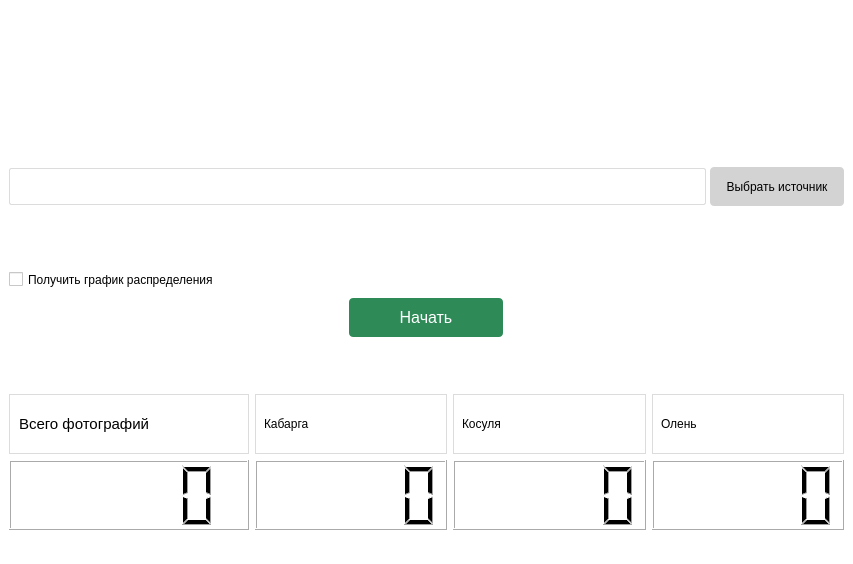
<?xml version="1.0" encoding="UTF-8"?>
<ui version="4.0">
 <class>MainWindow</class>
 <widget class="QMainWindow" name="MainWindow">
  <property name="geometry">
   <rect>
    <x>0</x>
    <y>0</y>
    <width>853</width>
    <height>564</height>
   </rect>
  </property>
  <property name="windowTitle">
   <string>MainWindow</string>
  </property>
  <property name="styleSheet">
   <string notr="true"/>
  </property>
  <widget class="QWidget" name="centralwidget">
   <property name="styleSheet">
    <string notr="true">background-color: white;
color: black;</string>
   </property>
   <layout class="QVBoxLayout" name="verticalLayout_3">
    <item alignment="Qt::AlignHCenter">
     <widget class="QLabel" name="label">
      <property name="maximumSize">
       <size>
        <width>90</width>
        <height>90</height>
       </size>
      </property>
      <property name="text">
       <string/>
      </property>
      <property name="pixmap">
       <pixmap>../Downloads/Министерство_природных_ресурсов_и_экологии_Российской_Федерации__Минприроды_России_-removebg-preview.png</pixmap>
      </property>
      <property name="scaledContents">
       <bool>true</bool>
      </property>
     </widget>
    </item>
    <item>
     <layout class="QVBoxLayout" name="verticalLayout">
      <property name="spacing">
       <number>4</number>
      </property>
      <item>
       <layout class="QHBoxLayout" name="horizontalLayout">
        <item>
         <widget class="QLineEdit" name="path_line">
          <property name="styleSheet">
           <string notr="true">border-radius: 2px;
padding:5px;
border: 1px solid #DCDCDC;
min-height: 25px;
margin-top: 20px
</string>
          </property>
          <property name="text">
           <string/>
          </property>
         </widget>
        </item>
        <item>
         <widget class="QPushButton" name="select_path">
          <property name="styleSheet">
           <string notr="true">background-color: #D3D3D3;
padding: 7px;
border-radius: 4px;
min-width: 120px;
min-height: 25px;
margin-top: 20px</string>
          </property>
          <property name="text">
           <string>Выбрать источник</string>
          </property>
         </widget>
        </item>
       </layout>
      </item>
      <item>
       <widget class="QLabel" name="info">
        <property name="maximumSize">
         <size>
          <width>16777215</width>
          <height>30</height>
         </size>
        </property>
        <property name="styleSheet">
         <string notr="true">color: #696969;</string>
        </property>
        <property name="text">
         <string/>
        </property>
       </widget>
      </item>
     </layout>
    </item>
    <item>
     <layout class="QVBoxLayout" name="verticalLayout_2">
      <property name="sizeConstraint">
       <enum>QLayout::SetDefaultConstraint</enum>
      </property>
      <item>
       <widget class="QCheckBox" name="b_grafic">
        <property name="enabled">
         <bool>true</bool>
        </property>
        <property name="minimumSize">
         <size>
          <width>0</width>
          <height>21</height>
         </size>
        </property>
        <property name="maximumSize">
         <size>
          <width>16777215</width>
          <height>25</height>
         </size>
        </property>
        <property name="text">
         <string>Получить график распределения</string>
        </property>
       </widget>
      </item>
      <item alignment="Qt::AlignHCenter">
       <widget class="QPushButton" name="strart_b">
        <property name="sizePolicy">
         <sizepolicy hsizetype="Preferred" vsizetype="Preferred">
          <horstretch>0</horstretch>
          <verstretch>0</verstretch>
         </sizepolicy>
        </property>
        <property name="minimumSize">
         <size>
          <width>154</width>
          <height>69</height>
         </size>
        </property>
        <property name="maximumSize">
         <size>
          <width>140</width>
          <height>69</height>
         </size>
        </property>
        <property name="layoutDirection">
         <enum>Qt::LeftToRight</enum>
        </property>
        <property name="autoFillBackground">
         <bool>false</bool>
        </property>
        <property name="styleSheet">
         <string notr="true">background-color: #2E8B57;
padding: 7px;
border-radius: 4px;
min-width: 140px;
min-height: 25px;
margin-bottom: 30px;
color: white;
font-size: 16px;
</string>
        </property>
        <property name="text">
         <string>Начать</string>
        </property>
        <property name="autoDefault">
         <bool>false</bool>
        </property>
        <property name="default">
         <bool>false</bool>
        </property>
       </widget>
      </item>
     </layout>
    </item>
    <item>
     <layout class="QHBoxLayout" name="horizontalLayout_2">
      <item>
       <layout class="QGridLayout" name="gridLayout_2">
        <item row="0" column="0">
         <widget class="QLabel" name="label_8">
          <property name="maximumSize">
           <size>
            <width>240</width>
            <height>60</height>
           </size>
          </property>
          <property name="styleSheet">
           <string notr="true">border: 1px solid #DCDCDC;
padding: 0 5px 0 5px;
min-height: 45px;
max-height::65px;
height: 40px;
min-width: 140px;
max-width::300px;
font-size: 15px;
</string>
          </property>
          <property name="text">
           <string>Всего фотографий</string>
          </property>
         </widget>
        </item>
        <item row="1" column="0">
         <widget class="QLCDNumber" name="All">
          <property name="maximumSize">
           <size>
            <width>240</width>
            <height>100</height>
           </size>
          </property>
          <property name="styleSheet">
           <string notr="true">min-height: 45px;
max-height::65px;
height: 40px;
min-width: 140px;
max-width::300px;</string>
          </property>
         </widget>
        </item>
       </layout>
      </item>
      <item>
       <layout class="QGridLayout" name="gridLayout">
        <item row="2" column="1">
         <widget class="QLCDNumber" name="Kos">
          <property name="maximumSize">
           <size>
            <width>240</width>
            <height>100</height>
           </size>
          </property>
         </widget>
        </item>
        <item row="2" column="0">
         <widget class="QLCDNumber" name="Kab">
          <property name="minimumSize">
           <size>
            <width>0</width>
            <height>20</height>
           </size>
          </property>
          <property name="maximumSize">
           <size>
            <width>240</width>
            <height>70</height>
           </size>
          </property>
         </widget>
        </item>
        <item row="1" column="1">
         <widget class="QLabel" name="l_Kos">
          <property name="maximumSize">
           <size>
            <width>240</width>
            <height>60</height>
           </size>
          </property>
          <property name="styleSheet">
           <string notr="true">border: 1px solid #DCDCDC;
padding: 0 0 0 5px;</string>
          </property>
          <property name="text">
           <string>Косуля</string>
          </property>
         </widget>
        </item>
        <item row="2" column="2">
         <widget class="QLCDNumber" name="Ole">
          <property name="maximumSize">
           <size>
            <width>240</width>
            <height>100</height>
           </size>
          </property>
         </widget>
        </item>
        <item row="1" column="0">
         <widget class="QLabel" name="l_Kab">
          <property name="maximumSize">
           <size>
            <width>240</width>
            <height>60</height>
           </size>
          </property>
          <property name="styleSheet">
           <string notr="true">border: 1px solid #DCDCDC;
padding: 0 5px 0 5px;</string>
          </property>
          <property name="text">
           <string>Кабарга</string>
          </property>
         </widget>
        </item>
        <item row="1" column="2">
         <widget class="QLabel" name="l_Ole">
          <property name="maximumSize">
           <size>
            <width>240</width>
            <height>60</height>
           </size>
          </property>
          <property name="styleSheet">
           <string notr="true">border: 1px solid #DCDCDC;
padding: 0 0 0 5px;</string>
          </property>
          <property name="text">
           <string>Олень</string>
          </property>
         </widget>
        </item>
       </layout>
      </item>
     </layout>
    </item>
   </layout>
  </widget>
 </widget>
 <resources/>
 <connections/>
</ui>
